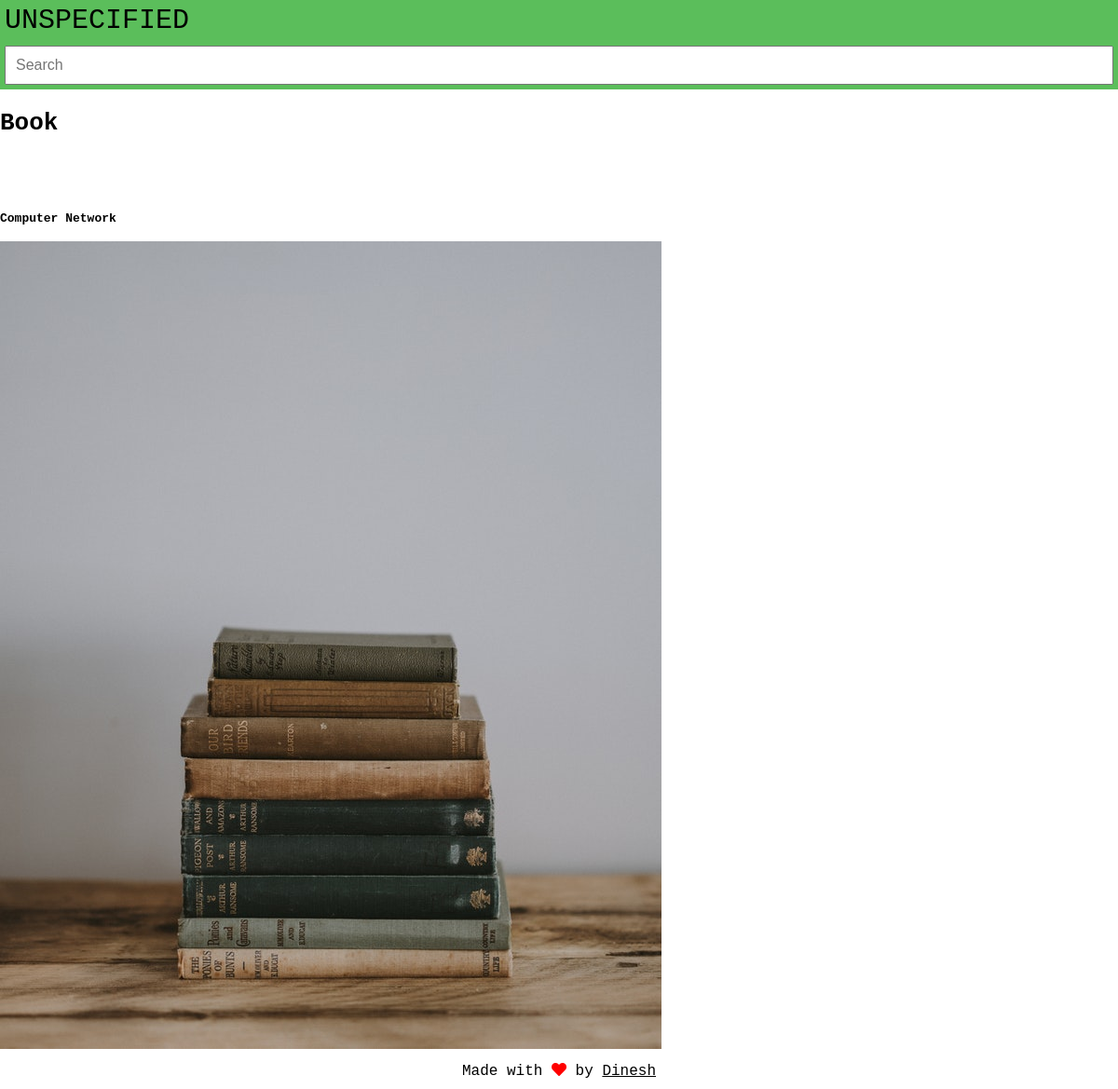
/products/4/, run on the app's committed database.
### products/models.py (models this page shows, shortened)
class Product(models.Model):
    title  =models.CharField(max_length=120)
    slug   =models.SlugField(unique=True ,blank=True)
    desc   =models.TextField()
    price  =models.DecimalField(decimal_places=2,max_digits=20)
    image  =models.ImageField(upload_to=upload_image_path ,null=True,blank=True)
    objects=ProductManager()

### products/views.py (the view)
# urls.py: url(r'^(?P<pk>\d+)/$',product_detail_view.as_view()),
class product_detail_view(DetailView):
    queryset=Product.objects.all()
    template_name='product_detail.html'
    def get_context_data(self,*args,**kwargs):
        context=super(product_detail_view,self).get_context_data(*args,**kwargs)
        return context
    def get_object(self,*args,**kwargs):
        pk=self.kwargs.get('pk')
        instance=Product.objects.get_by_id(pk)
        if instance is None:
            raise Http404("Dafuq! Product does not exist")
        return instance

### products/models.py (called while the page is built)
    def get_by_id(self,id):
        qs=self.get_queryset().filter(id=id)
        if qs.count()==1:
            return qs.first()
        return None

### products/templates/product_detail.html
{% extends "base.html" %}
{%load static%}
{% block content %}
<div class="container">
    <div class="row">
        <div class="col">
            <h1>{{object.title}}</h1>
            <br><br><br>
            <h4>{{object.desc}}</h4>
            <img src="{{object.image.url}}" alt="Image not available" class="img-fluid"/>
        </div>
    </div>
</div>
{% endblock%}

### static/css/main.css (style rules this page uses)
body { padding: 0; margin: 0; position: relative; padding-top: 100px; font-family: monospace; }
.container { display: grid; grid-template-columns: 1fr; }

### data on the page
Product: title "Book", desc "Computer Network", image (picture)
